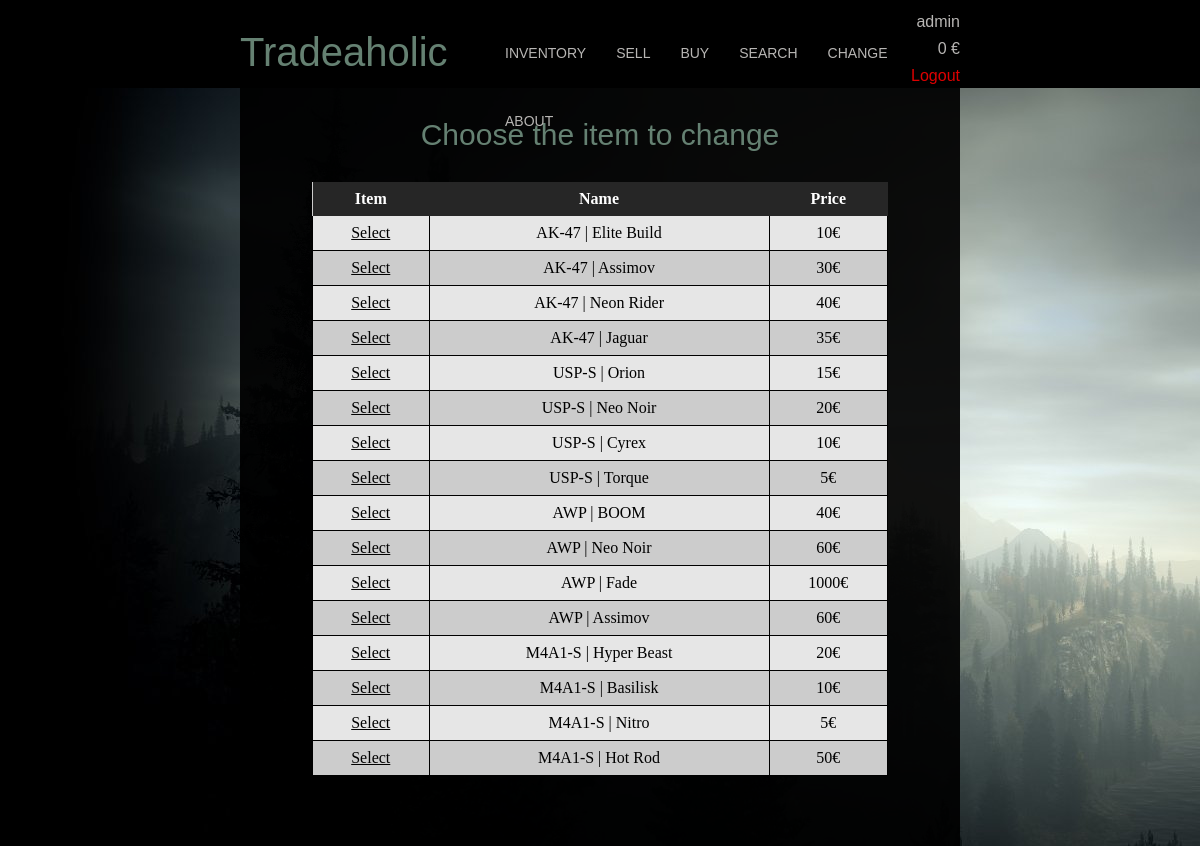
The page /change.php (signed in) on the database its author committed.
### tables this page shows
create table if not exists clientes
	(
		id int(11) not null auto_increment,
		nome varchar(255) not null,	
		pass varchar(255) not null,
		dinheiro float(11) not null,
		primary key (id)
	);

create table if not exists itens
	(
		id int(11) not null auto_increment,
		nome varchar(255) not null,
		preco int(11) not null,
		comprado bool null,
		primary key (id)
	);

### include/utility/list_href.php (the view, shortened to what this page needs)
<!DOCTYPE html>
<html>
	<head>
    <link rel="stylesheet" href="css/table.css">
	</head>
	<body>
		<?php
            require_once("conn.php");
           		$sql = "SELECT id, nome, preco FROM itens";
        		$result = $conn->query($sql);
           		if ($result->num_rows > 0)
                   {
					echo "<table border = '1'>
                            <tr>
                                <th> Item    </th>
								<th> Name   </th>
								<th> Price  </th>
                            </tr>";
							while($row = $result->fetch_assoc())
								{
									echo '<tr>
												<td>
												    <a href="change2.php?
												    	id= '.$row["id"].'&
                                                        name= '.$row["nome"].'&
                                                        price= '.$row["preco"].'
                                                    ">
                                                    Select
												    </a>
                                                </td>
											    <td>
											    	',$row["nome"],'
                                                </td>
											    <td>
											    	',$row["preco"],'€
											    </td>
										    </tr>';
								}
					echo "</table>";
				}
				else
					{
						echo "0 resultados";
					}
        quit:?>
	</body>
</html>

### include/utility/account.php (shortened to what this page needs)
<?php
	require_once("conn.php");
		$id	  = $_SESSION['id'];
    	$sql = "SELECT nome, dinheiro FROM clientes WHERE id like '$id' ";
    	$result = $conn->query($sql);
    	if ($result->num_rows > 0)
			{
        		if($row = $result->fetch_assoc())
					{
	       			    echo $row["nome"];
            		    echo " <br> ";
						echo $row["dinheiro"] . " €";
						?>
							<div class="">
								<a class="topnav-logout" href="index.php" name="logout">	Logout	</a>
							</div>
						<?php
               		}
     		}
			else
				{
					echo "";
				}
quit:?>

### css/main.css (style rules this page uses)
* { margin: 0px; padding: 0px; box-sizing: border-box; }
body,html { font-family: SourceSansPro-Regular, sans-serif; min-height: 100vh; }
a { color: #658172; }
body { background-repeat: no-repeat; background-image: url('../images/1.jpg'); background-color: #000; text-align: left; }
.topnav-logout { text-align: right; right: 0px; top: 1vh; height: 21px; line-height: 21px; color: #dd0000; font-size: 16px; line-height: 1.7; text-decoration: none; }

### css/table.css (style rules this page uses)
table { border-bottom: 1px solid #000; border-collapse: collapse; width: 100%; font-family: SourceSansPro-Regular; text-align: center; background-color: #ccc; border: #fff; border-width: 2px; }
th { padding-top: 12px; padding-bottom: 12px; text-align: center; background-color: #262626; color: white; }
td { border-left: 1px solid #000; border-right: 1px solid #000; border-bottom: 1px solid #000 ; border-top: 0px ; padding: 8px; }
th { border: 0px ; padding: 8px; }
tr:nth-child(even) { background-color: #e6e6e6; }
a { color: #000; }

### rows shown on the page
clientes: nome "admin", dinheiro "0"
itens: nome "AK-47 | Elite Build", preco "10"
itens: nome "AK-47 | Assimov", preco "30"
itens: nome "AK-47 | Neon Rider", preco "40"
itens: nome "AK-47 | Jaguar", preco "35"
itens: nome "USP-S | Orion", preco "15"
itens: nome "USP-S | Neo Noir", preco "20"
itens: nome "USP-S | Cyrex", preco "10"
itens: nome "USP-S | Torque", preco "5"
itens: nome "AWP | BOOM", preco "40"
itens: nome "AWP | Neo Noir", preco "60"
itens: nome "AWP | Fade", preco "1000"
itens: nome "AWP | Assimov", preco "60"
itens: nome "M4A1-S | Hyper Beast", preco "20"
itens: nome "M4A1-S | Basilisk", preco "10"
itens: nome "M4A1-S | Nitro", preco "5"
itens: nome "M4A1-S | Hot Rod", preco "50"
